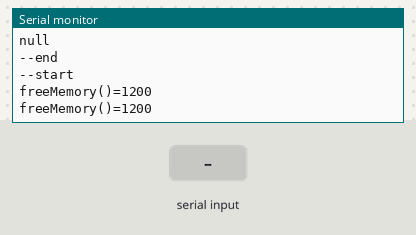
The sketch below on a simulated Arduino Uno, built with avr-gcc and run on an emulated ATmega328P. Shown: the last lines printed to the serial monitor. The inputs (shaded band) are chosen by the test bench.

Above: at 1.2 s.
1.3 s: "90:45:200\n" received over Serial
At 3.32 s:
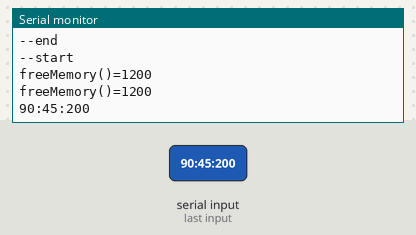
4.3 s: "90:45\n" received over Serial
At 6.32 s:
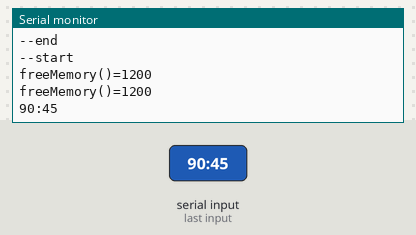
7.3 s: "90:45:200:10\n" received over Serial
At 9.32 s:
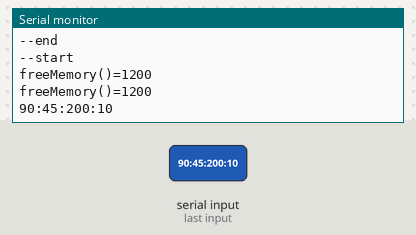
10.3 s: "5\n" received over Serial
At 12.33 s:
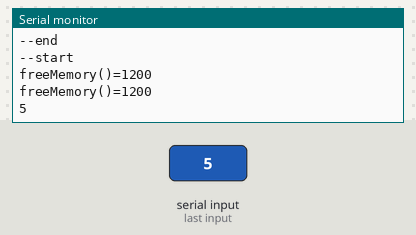

Measured:
- after the input at 1.3 s, the serial monitor: prints a new line after 1.7 s (image 1)
- after the input at 4.3 s, the serial monitor: prints a new line after 1.7 s (image 2)
- after the input at 7.3 s, the serial monitor: prints a new line after 1.7 s (image 3)
- after the input at 10.3 s, the serial monitor: prints a new line after 1.7 s (image 4)

The sketch:

MemoryProf_rev14refat.ino
```cpp
#include <MemoryFree.h>
#define JSONOBJECT_JSON_SIZE      (JSON_OBJECT_SIZE(13))
#define JSON_OUT_SIZE             128                      //numero de chars do JSON
#define DELAY_MS                  500     //mudei - era 250

#include <ArduinoJson.h>
StaticJsonBuffer<128> jsonBuffer;

  unsigned char json[] =
    "{\"m\": ,\"p\": ,\"pd1\": ,\"pd2\": ,\"pl1\": ,\"pl2\": ,\"t1\": ,\"t2\": ,\"t3\": ,\"tt\": }";

  JsonObject& root = jsonBuffer.parseObject(json);
  void lerSerial(String texto, char* teste){
    //lê "String texto" vindo da "Serial" e copia para "char texto[JSON_OUT_SIZE]"
    //--> falta implementar anti-DDoS pela porta serial
    if(Serial.available() > 0) {
      //Serial.println(Serial.available());
      texto = Serial.readString();
      //texto = "aa";
      Serial.setTimeout(1000);  //in milliseconds - devo definir isso? evita um tipo de DDoS pela porta serial.
      //Serial.println(texto);
    }
    texto.getBytes(teste, JSON_OUT_SIZE);
    //Serial.print("testeleitura = ");
    //Serial.println(teste);    //não precisa imprimir o que recebeu - sem loopback/echo
}

void deserialize(char* jsonstr)
{
   // if(root.success()) {
   //   Serial.println("sucesso");
   // }
    //else {
    //  Serial.println("SEM SUCESSO");
    //} {"m": 127 ,"p": 1 ,"pd1": "1700" ,"pd2": "1200" ,"pl1": "9999" ,"pl2": "9999" ,"t1": 23 ,"t3": 25 ,"tt": 5 }
    String teste = String(jsonstr);
    //Serial.print("testeconversao = ");
    Serial.println(teste);
    signed int index = -1,indexf = -1,indexl = -1;
    String temp = "";
    if( (index = teste.indexOf("\"m\":")) != -1 ) {
      //Serial.println(index);
      indexf = teste.indexOf(':',index);
      //Serial.println(indexf);
      if( (indexl = teste.indexOf(' ',indexf+2)) != -1) {
        //Serial.println(indexl);
        //Serial.println(teste.substring(indexf+3,indexl));
        if( !root.set("m",teste.substring(indexf+2,indexl).toInt()) ) {
          Serial.println("DEU MERDA A PARADA");
        }
      }
    }
    if( (index = teste.indexOf("\"pd1\":")) != -1 ) {
      //Serial.println(index);
      indexf = teste.indexOf(':',index);
      //Serial.println(indexf);
      if( (indexl = teste.indexOf('"',indexf+3)) != -1) {
        //Serial.println(indexl);
        //Serial.println(teste.substring(indexf+3,indexl));
        if ( !root.set("pd1",teste.substring(indexf+3,indexl)) ) {
          Serial.println("DEU MERDA A PARADA");
        }
      }
    }
    if( (index = teste.indexOf("\"pd2\":")) != -1 ) {
      //Serial.println(index);
      indexf = teste.indexOf(':',index);
      //Serial.println(indexf);
      if( (indexl = teste.indexOf('"',indexf+3)) != -1) {
        //Serial.println(indexl);
        //Serial.println(teste.substring(indexf+3,indexl));
        if ( !root.set("pd2",teste.substring(indexf+3,indexl)) ) {
          Serial.println("DEU MERDA A PARADA");
        }
      }
    }
    if( (index = teste.indexOf("\"pl1\":")) != -1 ) {
      //Serial.println(index);
      indexf = teste.indexOf(':',index);
      //Serial.println(indexf);
      if( (indexl = teste.indexOf('"',indexf+3)) != -1) {
        //Serial.println(indexl);
        //Serial.println(teste.substring(indexf+3,indexl));
        if( !root.set("pl1",teste.substring(indexf+3,indexl)) ) {
          Serial.println("DEU MERDA A PARADA");
        }
      }
    }
    if( (index = teste.indexOf("\"pl2\":")) != -1 ) {
      //Serial.println(index);
      indexf = teste.indexOf(':',index);
      //Serial.println(indexf);
      if( (indexl = teste.indexOf('"',indexf+3)) != -1) {
        //Serial.println(indexl);
        //Serial.println(teste.substring(indexf+3,indexl));
        if( !root.set("pl2",teste.substring(indexf+3,indexl)) ) {
          Serial.println("DEU MERDA A PARADA");
        }
      }
    }
    if( (index = teste.indexOf("\"t1\":")) != -1 ) {
      //Serial.println(index);
      indexf = teste.indexOf(':',index);
      //Serial.println(indexf);
      if( (indexl = teste.indexOf(' ',indexf+2)) != -1) {
        //Serial.println(indexl);
        //Serial.println(teste.substring(indexf+3,indexl));
        if ( !root.set("t1",teste.substring(indexf+2,indexl).toInt()) ) {
          Serial.println("DEU MERDA A PARADA");
        }
      }
    }
    if( (index = teste.indexOf("\"t3\":")) != -1 ) {
      //Serial.println(index);
      indexf = teste.indexOf(':',index);
      //Serial.println(indexf);
      if( (indexl = teste.indexOf(' ',indexf+2)) != -1) {
        //Serial.println(indexl);
        //Serial.println(teste.substring(indexf+3,indexl));
        if( !root.set("t3",teste.substring(indexf+2,indexl).toInt()) ){
          Serial.println("DEU MERDA A PARADA");
        }
      }
    }
    if( (index = teste.indexOf("\"tt\":")) != -1 ) {
      //Serial.println(index);
      indexf = teste.indexOf(':',index);
      //Serial.println(indexf);
      if( (indexl = teste.indexOf(' ',indexf+2)) != -1) {
        //Serial.println(indexl);
        //Serial.println(teste.substring(indexf+3,indexl));
        if ( !root.set("tt",teste.substring(indexf+2,indexl).toInt()) ) {
          Serial.println("DEU MERDA A PARADA");
        }
      }
    }
   delay(DELAY_MS);
   return;

}


void serialize()
{
    //root.printTo(json,  maxSize);
    //memcpy(copy , json, maxSize);
    root.printTo(Serial);
    Serial.println();
    delay(DELAY_MS);
    return;
}
void setup() {
  // put your setup code here, to run once:
  Serial.begin(57600);
   root["pl1"] = "1000";
  root["pd1"] = "1200";
  root["pl2"] = "1630";
  root["pd2"] = "1740";
  root["t3"] = 26;
  root["t1"] = 20;
  root["tt"] = 5;
  root["m"] = 127;
  root["p"] = 1;
}

void loop() {
  // put your main code here, to run repeatedly:
  String    texto;
  char      teste[JSON_OUT_SIZE];
  Serial.println("--start");
  Serial.print("freeMemory()=");
    Serial.println(freeMemory());

  lerSerial(texto, teste);
  Serial.print("freeMemory()=");
    Serial.println(freeMemory());
  deserialize(teste);
  Serial.print("freeMemory()=");
    Serial.println(freeMemory());
  serialize();
  Serial.println("--end");

}
```
